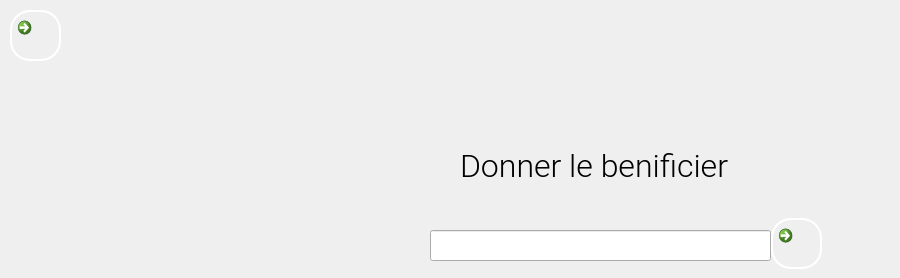
   <widget class="QWidget" name="supprimer_contrat">
    <widget class="QLabel" name="text_4">
     <property name="geometry">
      <rect>
       <x>460</x>
       <y>140</y>
       <width>431</width>
       <height>51</height>
      </rect>
     </property>
     <property name="font">
      <font>
       <family>Roboto Light</family>
       <pointsize>24</pointsize>
      </font>
     </property>
     <property name="text">
      <string>Donner le benificier</string>
     </property>
    </widget>
    <widget class="QLineEdit" name="benificierd">
     <property name="geometry">
      <rect>
       <x>430</x>
       <y>230</y>
       <width>341</width>
       <height>31</height>
      </rect>
     </property>
     <property name="font">
      <font>
       <family>Roboto Light</family>
       <pointsize>12</pointsize>
      </font>
     </property>
    </widget>
    <widget class="QCommandLinkButton" name="delete_2">
     <property name="geometry">
      <rect>
       <x>771</x>
       <y>218</y>
       <width>51</width>
       <height>51</height>
      </rect>
     </property>
     <property name="styleSheet">
      <string notr="true">QPushButton{
 border-width: 2px;
border-style: outset;
border-color: white;
border-radius: 20px;
padding:0 8;
}
QPushButton:hover
{
background:#f5f5f5;
}
QPushButton:pressed{
border-style: inset;
border-radius: 20px;
padding:0 8;
background:#eeeeee;
}</string>
     </property>
     <property name="text">
      <string/>
     </property>
     <property name="icon">
      <iconset>
       <normaloff>D:/Proj icons/trash.png</normaloff>D:/Proj icons/trash.png</iconset>
     </property>
     <property name="iconSize">
      <size>
       <width>36</width>
       <height>36</height>
      </size>
     </property>
    </widget>
    <widget class="QCommandLinkButton" name="backtogerercontrat_3">
     <property name="geometry">
      <rect>
       <x>10</x>
       <y>10</y>
       <width>51</width>
       <height>51</height>
      </rect>
     </property>
     <property name="styleSheet">
      <string notr="true">QPushButton{
 border-width: 2px;
border-style: outset;
border-color: white;
border-radius: 20px;
padding:0 8;
}
QPushButton:hover
{
background:#f5f5f5;
}
QPushButton:pressed{
border-style: inset;
border-radius: 20px;
padding:0 8;
background:#eeeeee;
}</string>
     </property>
     <property name="text">
      <string/>
     </property>
     <property name="iconSize">
      <size>
       <width>32</width>
       <height>32</height>
      </size>
     </property>
    </widget>
   </widget>
